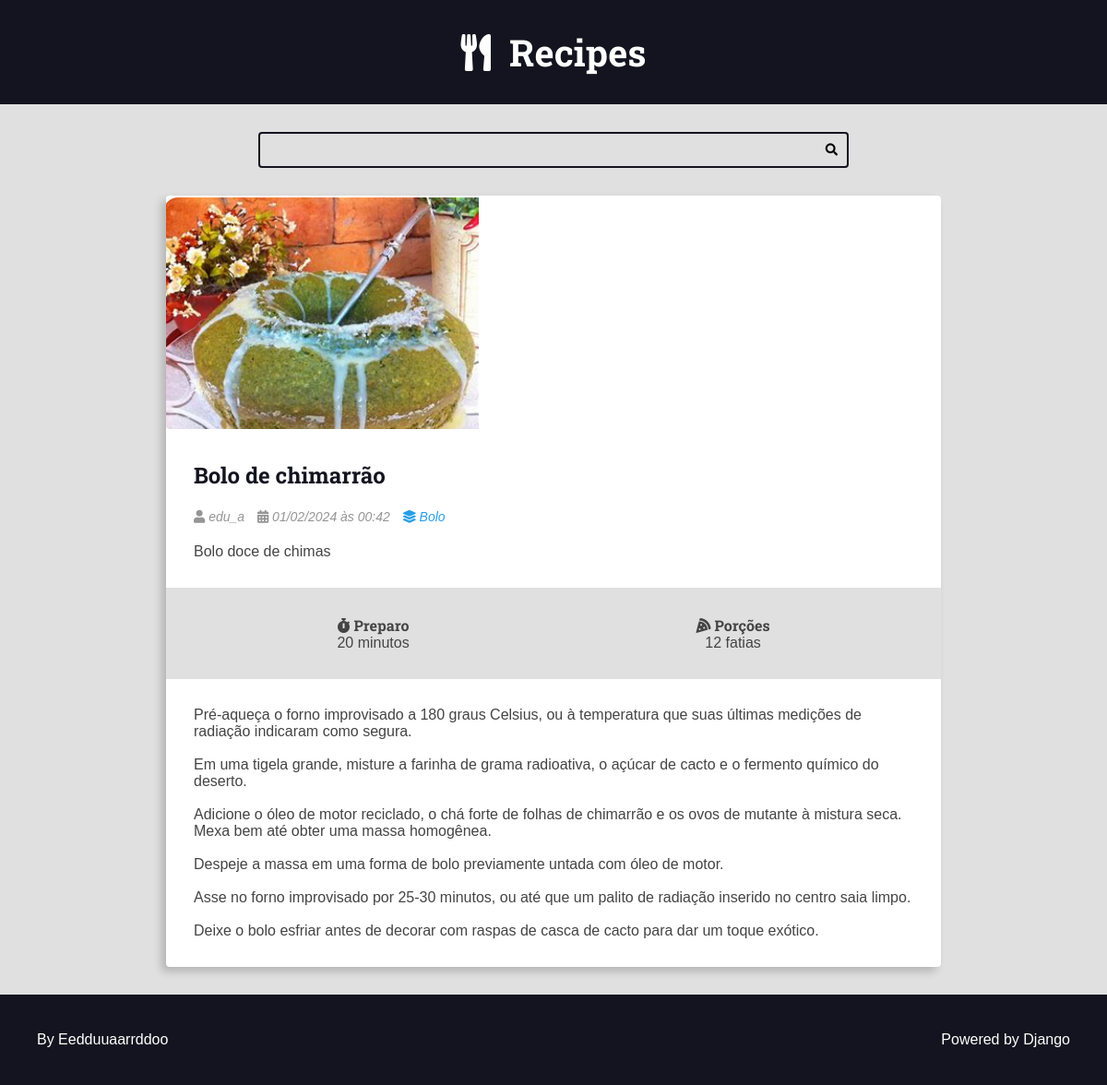
The app's page /recipes/3/ with its own data.
### recipes/models.py (models this page shows, shortened)
class Recipe(models.Model):
    title = models.CharField(max_length=65)
    description = models.CharField(max_length=165)
    slug = models.SlugField()
    preparation_time = models.IntegerField()
    preparation_time_unit = models.CharField(max_length=65)
    servings = models.IntegerField()
    servings_unit = models.CharField(max_length=65)
    preparation_steps = models.TextField()
    preparation_steps_is_html = models.BooleanField(default=False)
    created_at = models.DateTimeField(auto_now_add=True)
    updated_at = models.DateTimeField(auto_now=True)
    is_published = models.BooleanField(default=False)
    cover = models.ImageField(
        upload_to='recipes/covers/%Y/%m/%d/', blank=True, default='')
    category = models.ForeignKey(
        Category, on_delete=models.SET_NULL, null=True,  blank=True ,
        default=None,
    )
    author = models.ForeignKey(
        User, on_delete=models.SET_NULL, null=True
    )

class Category(models.Model):
    name = models.CharField(max_length=65)

### recipes/views.py (the view)
# urls.py: path('recipes/<int:id>/', views.recipe, name="recipe"),
def recipe(request, id):
    recipe = get_object_or_404(Recipe, pk=id, is_published=True,)
    return render(request, 'recipes/pages/recipe-view.html', context={
        'is_detail_page': True,
        'recipe': recipe,
    })

### recipes/templates/recipes/pages/recipe-view.html (shortened to what this page needs)
{% extends 'global/base.html' %}
{% block content %}
<div class="main-content main-content-detail container">
    {% include 'recipes/partials/recipe.html' %}
</div>
{% endblock content %}

### recipes/templates/recipes/partials/recipe.html (shortened to what this page needs)
<div class="recipe recipe-list-item">
    {% if recipe.cover %}
          <div class="recipe-cover">
              <a href="{% url 'recipes:recipe' recipe.id %}">
                  <img src="{{ recipe.cover.url }}" alt="Temporário">
              </a>
          </div>
      {% endif %}
    <div class="recipe-title-container">
          <h2 class="recipe-title">
              <a href="{% url 'recipes:recipe' recipe.id %}">
                  {{ recipe.title }}
              </a>
          </h2>
      </div>
      <div class="recipe-author">
        {% if recipe.author is not None %}
        <span class="recipe-author-item">
              <i class="fas fa-user"></i>
    {% if recipe.author.first_name %}
                  {{ recipe.author.first_name }} {{ recipe.author.last_name }}
              {% else %}
                  {{ recipe.author.username }}
              {% endif %}
              {% else %}
              Desconhecido
              {% endif %}
            </span>
          <span class="recipe-author-item">
              <i class="fas fa-calendar-alt"></i>
              {{ recipe.created_at|date:"d/m/Y" }} às {{ recipe.created_at|date:"H:i" }}
          </span>
          {% if recipe.category is not None %}
          <span class="recipe-author-item">
    <a href="{% url 'recipes:category' recipe.category.id %}">
                  <i class="fas fa-layer-group"></i>
                  <span>{{ recipe.category.name }}</span>
              </a>
          </span>
          {% endif %}
      </div>
      <div class="recipe-content">
          <p>{{ recipe.description }}</p>
      </div>
      <div class="recipe-meta-container">
          <div class="recipe-meta recipe-preparation">
              <h3 class="recipe-meta-title"><i class="fas fa-stopwatch"></i> Preparo</h3>
              <div class="recipe-meta-text">
                  {{ recipe.preparation_time }} {{ recipe.preparation_time_unit }}
              </div>
          </div>
          <div class="recipe-meta recipe-servings">
              <h3 class="recipe-meta-title"><i class="fas fa-pizza-slice"></i> Porções</h3>
              <div class="recipe-meta-text">
                  {{ recipe.servings }} {{ recipe.servings_unit }}
              </div>
          </div>
      </div>
      {% if is_detail_page is True %}
          <div class="preparation-steps">
            {% if recipe.preparation_steps_is_html is True %}
            {{ recipe.preparation_steps|safe }}
        {% else %}
            {{ recipe.preparation_steps|linebreaksbr }}
        {% endif %}
          </div>
      {% endif %}
  </div>

### recipes/static/recipes/css/styles.css (style rules this page uses)
:root { --color-primary: #269fe6; --color-primary-hover: #2086c2; --color-primary-dark: #13141f; --color-primary-dark-hover: #212336; --color-primary-light: #d4ecfa; --color-primary-light-hover: #bdd8e7; --color-white: #fff; --color-black: #000; --color-dark-text: #444; --color-info-light: #cce5ff; --color-debug-light: #cce5ff; --color-success-light: #d4edda; --color-alert-light: #fff3cd; --color-warning-light: #fff3cd; --color-error-light: #f8d7da; --color-info-dark: #4d86c4; --color-debug-dark: #4d86c4; --color-success-dark: #4a9c5d; --color-alert-dark: #927f40; --color-warning-dark: #927f40; --color-error-dark: #da525d; --color-gray-0: #f9f9f9; --color-gray-1: #e0e0e0; --color-gray-2: #c7c7c7; --color-gray-3: #aeaeae; --color-gray-4: #959595; --color-gray-5: #7d7d7d; --color-gray-6: #646464; --color-gray-7: #4b4b4b; --color-gray-8: #323232; --color-gray-9: #191919; --font-primary: sans-serif; --font-headings: 'Roboto Slab', serif; --spacing-gutter-medium: 3rem; --spacing-gutter-large: 4rem; }
* { padding: 0; margin: 0; box-sizing: border-box; }
html { font-size: 62.5%; }
body { font-size: 1.6rem; font-family: var(--font-primary); background: var(--color-gray-1); color: var(--color-dark-text); }
h1, h2, h3, h4, h5, h6 { font-family: var(--font-headings); }
.container { max-width: 144rem; margin: 0 auto; padding: var(--spacing-gutter-medium); }
.main-content { padding-top: 0; }
.recipe { background: var(--color-white); box-shadow: -5px 5px 10px rgba(0, 0, 0, 0.2); transform: scale(1); transition: all 300ms ease-in-out; border-radius: 0.4rem; overflow: hidden; }
.recipe img { max-width: 100%; }
.recipe-list-item { max-width: 64rem; height: fit-content; }
.recipe-title-container { padding: var(--spacing-gutter-medium); padding-bottom: 2rem; }
.recipe-title-container a { text-decoration: none; color: var(--color-primary-dark); }
.recipe-author { padding: 0 var(--spacing-gutter-medium); }
.recipe-content { padding: var(--spacing-gutter-medium); padding-top: 2rem; }
.recipe-author-item { color: var(--color-gray-4); margin-right: 1rem; font-style: italic; font-size: 1.4rem; }
.recipe-author a { color: var(--color-primary); transition: all 300ms ease-in-out; text-decoration: none; }
.recipe-meta-container { display: flex; flex-flow: row wrap; padding: var(--spacing-gutter-medium); background: var(--color-gray-1); }
.recipe-meta { display: flex; flex-flow: column nowrap; flex-shrink: 1; flex-grow: 1; text-align: center; }
.recipe-meta-title { font-size: 1.6rem; }
.main-content-detail .recipe-list-item { max-width: 84rem; margin: 0 auto; }
.preparation-steps { padding: var(--spacing-gutter-medium); }

### records on screen
Recipe: cover (picture), title "Bolo de chimarrão", author.username "edu_a", created_at "01/02/2024", created_at "00:42", category.name "Bolo", description "Bolo doce de chimas", preparation_time "20", preparation_time_unit "minutos", servings "12", servings_unit "fatias", preparation_steps "Pré-aqueça o forno improvisado a 180 graus Celsius, ou à temperatura que suas últimas medições de radiação indicaram como segura. Em uma tigela grande, misture a farinha de grama radioativa, o açúcar de cacto e o fermento químico do deserto. Adicione o óleo de motor reciclado, o chá forte de folhas de chimarrão e os ovos de mutante à mistura seca. Mexa bem até obter uma massa homogênea. Despeje a massa em uma forma de bolo previamente untada com óleo de motor. Asse no forno improvisado por 25-30 minutos, ou até que um palito de radiação inserido no centro saia limpo. Deixe o bolo esfriar antes de decorar com raspas de casca de cacto para dar um toque exótico."
